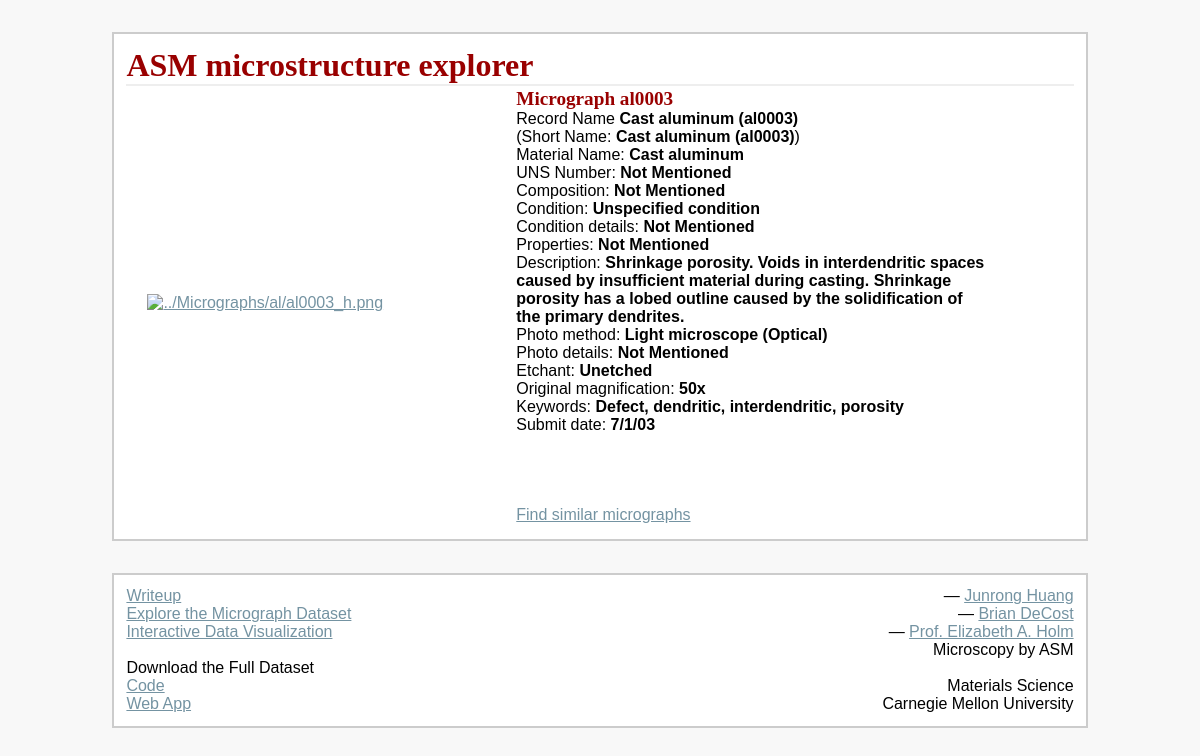
/micrographs/al0003, run on the app's committed database.
### tables this page shows
CREATE TABLE "info" (
"index" INTEGER,
  "main" TEXT,
  "Image_Code" TEXT,
  "Record_Name" TEXT,
  "Short_Name" TEXT,
  "Material_name" TEXT,
  "UNS_number" TEXT,
  "Composition" TEXT,
  "Condition" TEXT,
  "Condition_details" TEXT,
  "Properties" TEXT,
  "Description" TEXT,
  "Photo_method" TEXT,
  "Photo_details" TEXT,
  "Etchant" TEXT,
  "Original_magnification" TEXT,
  "Image_number" TEXT,
  "Keywords" TEXT,
  "Submit_date" TEXT,
  "ori_image" TEXT,
  "scaled_image" TEXT
);

### asmdb.py (the view)
@app.route('/micrographs/<imagecode>')
def micrographs(imagecode):
	db = get_db()
	entry = db[(db.Image_Code == imagecode)]
	idx = list(entry.index)
	dic = df2dic(entry, idx)[0]
	return render_template('micrographdetail.html', dic=dic)

### asmdb.py (called while the page is built)
def get_db():
	conn = sqlite3.connect('./static/info/info.sqlite')
	cursor = conn.cursor()
	sql = "select * from info"
	df = pd.read_sql(sql, conn)
	collection = ['al', 'ci', 'cs', 'cu', 'ti']
	entry = df[(df.main.isin(collection))]
	entry = entry.reset_index(drop = True)
	return entry

def df2dic(df, idx):
	total = []
	for i in idx:
		dic = {}
		for j in df:
			try:
				dic[j] = df.loc[i][j].encode('utf-8').decode('utf-8')
			except AttributeError:
				if df.loc[i][j] == None:
					dic[j] = 'Not Mentioned'
				continue
		total.append(dic)
	return total

### templates/micrographdetail.html
{% extends "layout.html" %} {% block body %}
<div class="container">
    <div class="single">
        <a href="/micrographs/{{ dic['Image_Code'] }}">
    <img class="single"
    src="/static/Micrographs/{{dic['main']}}/{{ dic['Image_Code'] }}_h.png"
    alt={{ dic['ori_image'] }}
    title={{ dic['Image_Code'] }}
    >
    </a>
    </div>
    <div class="about">
        <h2>Micrograph {{ dic['Image_Code'] }}</h2>
        Record Name <b>{{ dic['Record_Name'] }}</b>
        <br>
        (Short Name: <b>{{ dic['Short_Name'] }}</b>)
        <br>
        Material Name: <b>{{ dic['Material_name'] }}</b>
        <br>
        UNS Number: <b>{{ dic['UNS_number'] }}</b>
        <br>
        Composition: <b>{{ dic['Composition'] }}</b>
        <br>
        Condition: <b>{{ dic['Condition'] }}</b>
        <br>
        Condition details: <b>{{ dic['Condition_details'] }}</b>
        <br>
        Properties: <b>{{ dic['Properties'] }}</b>
        <br>
        Description: <b>{{ dic['Description'] }}</b>
        <br>
        Photo method: <b>{{ dic['Photo_method'] }}</b>
        <br>
        Photo details: <b>{{ dic['Photo_details'] }}</b>
        <br>
        Etchant: <b>{{ dic['Etchant'] }}</b>
        <br>
        Original magnification: <b>{{ dic['Original_magnification'] }}</b>
        <br>
        Keywords: <b>{{ dic['Keywords'] }}</b>
        <br>
        Submit date: <b>{{ dic['Submit_date'] }}</b>
        <br>
        <br>
        <br>
        <br>
        <br>
        <a href="/findsimilar/{{ dic['Image_Code'] }}">Find similar micrographs</a>
        <br>
    </div>
</div>
{% endblock %}

### static/style.css (style rules this page uses)
a { color: #7493a2; }
h1, h2 { color: #990000; }
h1, h2 { font-family: 'Georgia', serif; margin: 0; }
h2 { font-size: 1.2em; }
img { display: block; width: 100%; margin-left: auto; margin-right: auto; }
img.single { display: block; width: 90%; margin-left: auto; margin-right: auto; margin: 10px 10px 10px 10px; padding: 3px; }
.container { display: table; margin: 2px auto; align: center; width: 100%; }
.about { display: inline-block; text-align: left; vertical-align: middle; width: 50%; height: auto; }
.single { display: inline-block; text-align: left; vertical-align: middle; width: 40%; height: auto; margin: 0 0 5px 5px; padding: 3px; }

### data on the page
info: Image_Code "al0003", Description "Shrinkage porosity. Voids in interdendritic spaces caused by insufficient material during casting. Shrinkage porosity has a lobed outline caused by the solidification of the primary dendrites.", Keywords "Defect, dendritic, interdendritic, porosity"

### other printed values
{{ dic['Record_Name'] }} "Cast aluminum (al0003)"
{{ dic['Short_Name'] }} "Cast aluminum (al0003)"
{{ dic['Material_name'] }} "Cast aluminum"
{{ dic['UNS_number'] }} "Not Mentioned"
{{ dic['Composition'] }} "Not Mentioned"
{{ dic['Condition'] }} "Unspecified condition"
{{ dic['Condition_details'] }} "Not Mentioned"
{{ dic['Properties'] }} "Not Mentioned"
{{ dic['Photo_method'] }} "Light microscope (Optical)"
{{ dic['Photo_details'] }} "Not Mentioned"
{{ dic['Etchant'] }} "Unetched"
{{ dic['Original_magnification'] }} "50x"
{{ dic['Submit_date'] }} "7/1/03"
